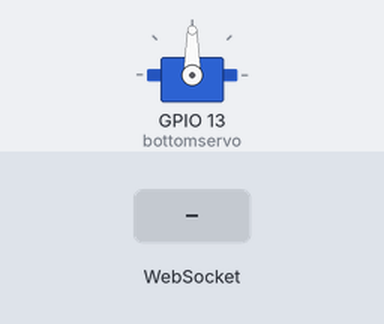
The sketch below on a simulated ESP32. Shown: servo. Inputs (shaded band) come from the test bench. WiFi joins after 1.5 s; servers stay silent unless stated; what the sketch prints to the serial monitor is not drawn.

Above: at 2.7 s.
2.8 s: WebSocket text "5" received
At 3.5 s:
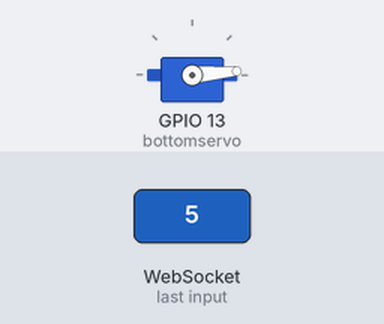
4.3 s: WebSocket text "200" received
At 4.7 s:
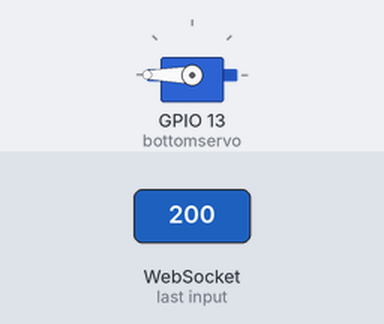
5.8 s: WebSocket text "90" received
At 7.0 s:
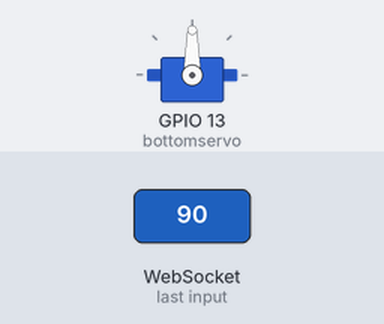
Timing chart, 0 to 8.8 s (numbered marks = the images above; inputs shaded):
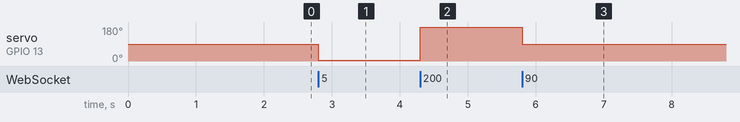

The sketch:

servomotor_websocket.ino
```cpp
#include <WiFi.h>
#include <WebSocketsServer.h>
#include <Servo.h>


Servo bottomservo;
// Constants
const char* ssid = "NETGEAR86";
const char* password = "redjade349";
String string = String(5);
int pos = 0;


// Globals
WebSocketsServer webSocket = WebSocketsServer(80);

// Called when receiving any WebSocket message
void onWebSocketEvent(uint8_t num,
                      WStype_t type,
                      uint8_t * payload,
                      size_t length) {

  // Figure out the type of WebSocket event
  switch(type) {

    // Client has disconnected
    case WStype_DISCONNECTED:
      Serial.printf("[%u] Disconnected!\n", num);
      break;

    // New client has connected
    case WStype_CONNECTED:
      {
        IPAddress ip = webSocket.remoteIP(num);
        Serial.printf("[%u] Connection from ", num);
        Serial.println(ip.toString());
      }
      break;

    // Echo text message back to client
    case WStype_TEXT:
      Serial.printf("[%u] Text: %s\n", num, payload);
      webSocket.sendTXT(num, payload);
      string = String((char*)payload);

      // change the received data to int type
      pos= string.toInt();
      Serial.printf("pos is %d",pos);
      bottomservo.write(pos);
      break;

    // For everything else: do nothing
    case WStype_BIN:
    case WStype_ERROR:
    case WStype_FRAGMENT_TEXT_START:
    case WStype_FRAGMENT_BIN_START:
    case WStype_FRAGMENT:
    case WStype_FRAGMENT_FIN:
    default:
      break;
  }
}

void setup() {


 bottomservo.attach(13);
  // Start Serial port
  Serial.begin(115200);

  // Connect to access point
  Serial.println("Connecting");
  WiFi.begin(ssid, password);
  while ( WiFi.status() != WL_CONNECTED ) {
    delay(500);
    Serial.print(".");
  }

  // Print our IP address
  Serial.println("Connected!");
  Serial.print("My IP address: ");
  Serial.println(WiFi.localIP());

  // Start WebSocket server and assign callback
  webSocket.begin();
  webSocket.onEvent(onWebSocketEvent);
}

void loop() {

  // Look for and handle WebSocket data
  webSocket.loop();
}
```

Measured:
- after the input at 2.8 s, servo on GPIO 13 (bottomservo): 90° → 5° at once
- after the input at 4.3 s, servo on GPIO 13 (bottomservo): 5° → 180° at once
- after the input at 5.8 s, servo on GPIO 13 (bottomservo): 180° → 90° at once
